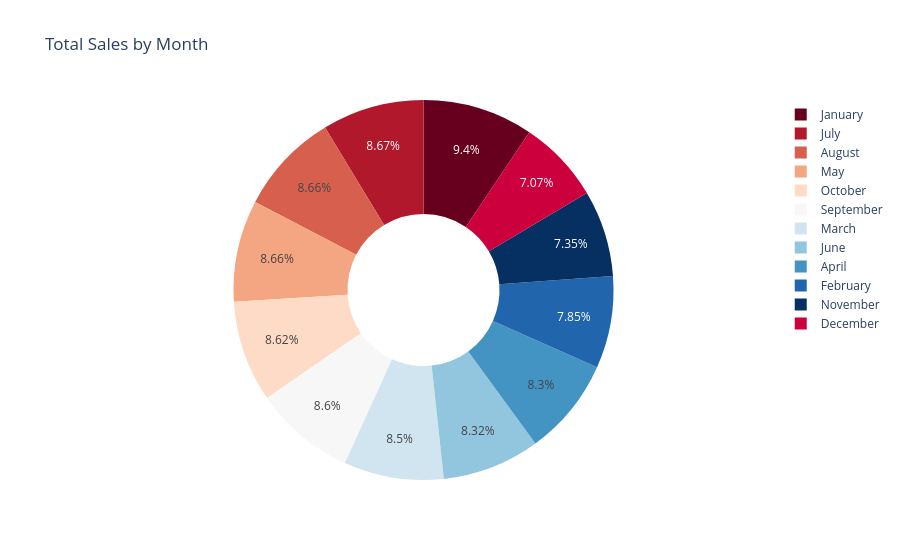

The code cell stored with this chart in its notebook:
### Code cell
df['order date (DateOrders)'] = pd.to_datetime(df['order date (DateOrders)'])
df['Month'] = df['order date (DateOrders)'].dt.month_name()
month_sales = df.groupby('Month')['Sales'].sum().reset_index()
fig = px.pie(month_sales, 
             values='Sales', 
             names='Month', 
             hole=0.4, 
             title='Total Sales by Month',
             color_discrete_sequence=px.colors.sequential.RdBu)

fig.show()

### Figure 1 — Plotly figure (JSON) as saved in the notebook; plotly's stock layout.template omitted (floating-point values rounded to 4 significant figures)
{"data": [{"domain": {"x": [0, 1], "y": [0, 1]}, "hole": 0.4, "hovertemplate": "Month=%{label}<br>Sales=%{value}<extra></extra>", "labels": ["April", "August", "December", "February", "January", "July", "June", "March", "May", "November", "October", "September"], "legendgroup": "", "name": "", "showlegend": true, "type": "pie", "values": [3054000.0, 3187000.0, 2599000.0, 2888000.0, 3459000.0, 3188000.0, 3059000.0, 3125000.0, 3185000.0, 2704000.0, 3171000.0, 3165000.0]}], "layout": {"legend": {"tracegroupgap": 0}, "piecolorway": ["rgb(103,0,31)", "rgb(178,24,43)", "rgb(214,96,77)", "rgb(244,165,130)", "rgb(253,219,199)", "rgb(247,247,247)", "rgb(209,229,240)", "rgb(146,197,222)", "rgb(67,147,195)", "rgb(33,102,172)", "rgb(5,48,97)"], "title": {"text": "Total Sales by Month"}}}
